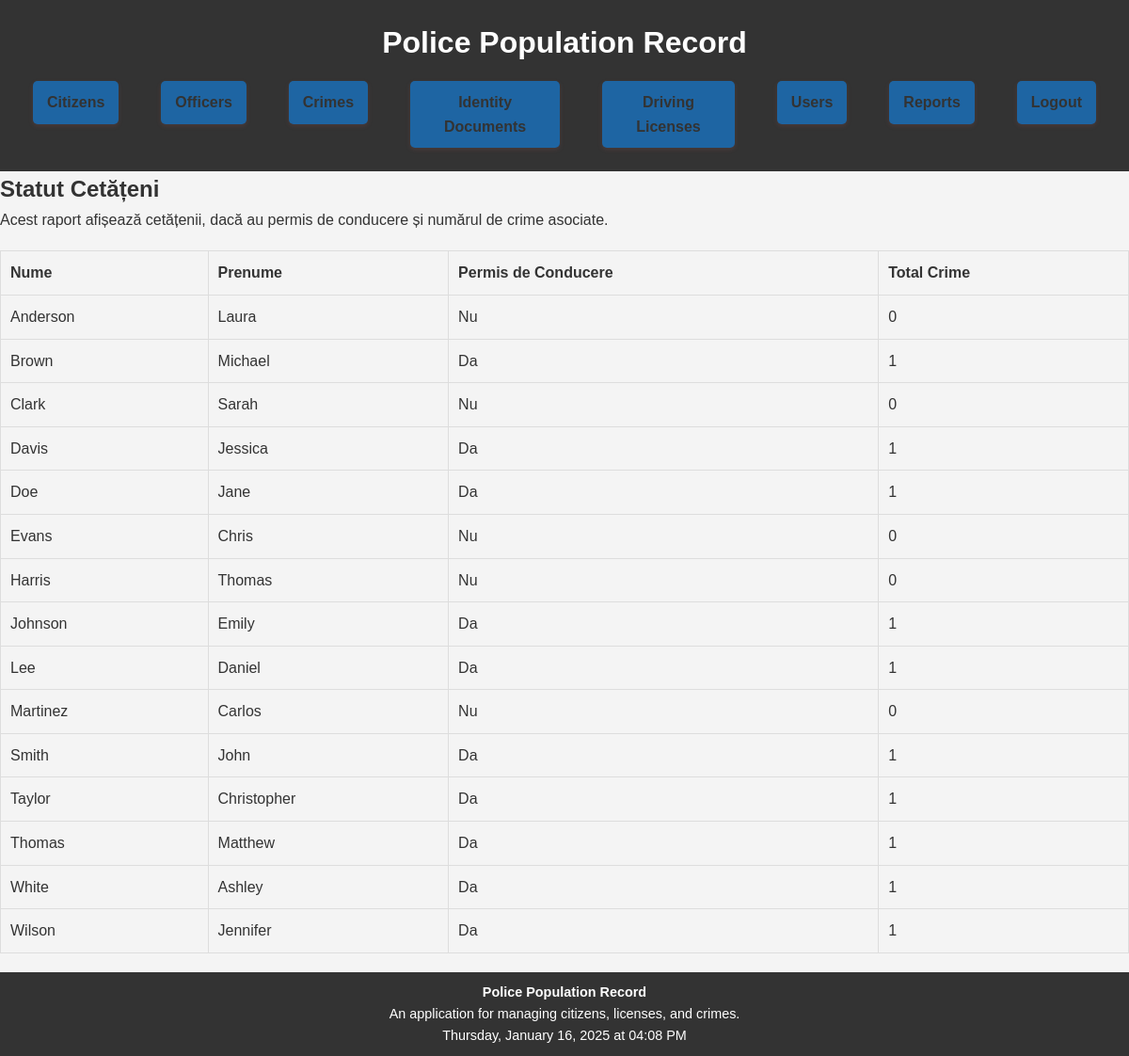
/pages/report_citizens_status.php (signed in), run on the app's committed database.
### tables this page shows
CREATE TABLE `citizens` (
  `Citizen_ID` int(11) NOT NULL,
  `Last_Name` varchar(50) NOT NULL,
  `First_Name` varchar(50) NOT NULL,
  `SSN` char(13) NOT NULL,
  `Birth_Date` date NOT NULL,
  `Address_ID` int(11) DEFAULT NULL
);

### pages/report_citizens_status.php (the view, shortened to what this page needs)
<?php
include '../config/database.php';
include '../includes/header.php';
$query = "
SELECT
    c.Citizen_ID,
    c.Last_Name,
    c.First_Name,
    CASE
        WHEN dl.License_ID IS NOT NULL THEN 'Da'
        ELSE 'Nu'
    END AS Has_License,
    COUNT(cr.Crime_ID) AS Total_Crimes
FROM
    Citizens c
LEFT JOIN
    Driving_Licenses dl ON c.Citizen_ID = dl.Citizen_ID
LEFT JOIN
    Crimes cr ON c.Citizen_ID = cr.Citizen_ID
GROUP BY
    c.Citizen_ID
ORDER BY
    c.Last_Name, c.First_Name;
";
$stmt = $conn->prepare($query);
$stmt->execute();
$results = $stmt->fetchAll(PDO::FETCH_ASSOC);
?>
<h2>Statut Cetățeni</h2>
<p>Acest raport afișează cetățenii, dacă au permis de conducere și numărul de crime asociate.</p>
<table border="1">
    <tr>
        <th>Nume</th>
        <th>Prenume</th>
        <th>Permis de Conducere</th>
        <th>Total Crime</th>
    </tr>
    <?php foreach ($results as $citizen): ?>
        <tr>
            <td><?= htmlspecialchars($citizen['Last_Name']); ?></td>
            <td><?= htmlspecialchars($citizen['First_Name']); ?></td>
            <td><?= htmlspecialchars($citizen['Has_License']); ?></td>
            <td><?= htmlspecialchars($citizen['Total_Crimes']); ?></td>
        </tr>
    <?php endforeach; ?>
</table>
<?php
include '../includes/footer.php';
?>

### assets/style.css (style rules this page uses)
* { margin: 0; padding: 0; box-sizing: border-box; }
body { font-family: Arial, sans-serif; line-height: 1.6; color: #333; background-color: #f4f4f4; }
table { width: 100%; margin: 20px 0; border-collapse: collapse; }
table, th, td { border: 1px solid #ddd; }
th, td { padding: 10px; text-align: left; }
th { background-color: #f4f4f4; }

### data on the page
citizens: Last_Name "Anderson", First_Name "Laura", Has_License "Nu", Total_Crimes "0"
citizens: Last_Name "Brown", First_Name "Michael", Has_License "Da", Total_Crimes "1"
citizens: Last_Name "Clark", First_Name "Sarah", Has_License "Nu", Total_Crimes "0"
citizens: Last_Name "Davis", First_Name "Jessica", Has_License "Da", Total_Crimes "1"
citizens: Last_Name "Doe", First_Name "Jane", Has_License "Da", Total_Crimes "1"
citizens: Last_Name "Evans", First_Name "Chris", Has_License "Nu", Total_Crimes "0"
citizens: Last_Name "Harris", First_Name "Thomas", Has_License "Nu", Total_Crimes "0"
citizens: Last_Name "Johnson", First_Name "Emily", Has_License "Da", Total_Crimes "1"
citizens: Last_Name "Lee", First_Name "Daniel", Has_License "Da", Total_Crimes "1"
citizens: Last_Name "Martinez", First_Name "Carlos", Has_License "Nu", Total_Crimes "0"
citizens: Last_Name "Smith", First_Name "John", Has_License "Da", Total_Crimes "1"
citizens: Last_Name "Taylor", First_Name "Christopher", Has_License "Da", Total_Crimes "1"
citizens: Last_Name "Thomas", First_Name "Matthew", Has_License "Da", Total_Crimes "1"
citizens: Last_Name "White", First_Name "Ashley", Has_License "Da", Total_Crimes "1"
citizens: Last_Name "Wilson", First_Name "Jennifer", Has_License "Da", Total_Crimes "1"
